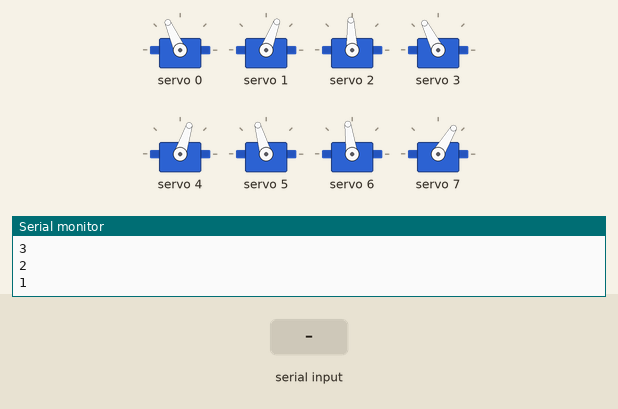
A sketch run on a simulated ESP32. Shown: 8 × servo, the last lines printed to the serial monitor. The test bench sets the inputs (shaded band).

Above: at 12.2 s.
12.3 s: "2" received over Serial
At 12.88 s:
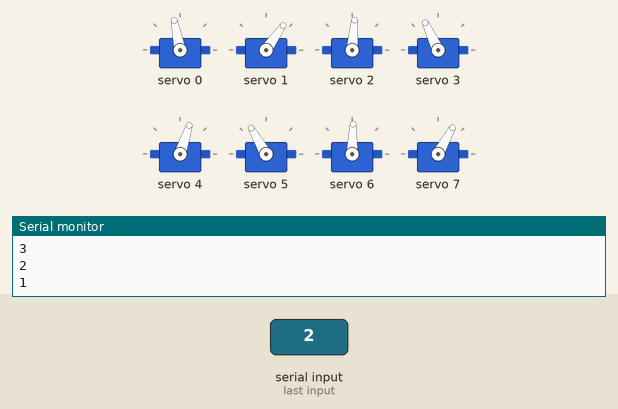
At 13.3 s:
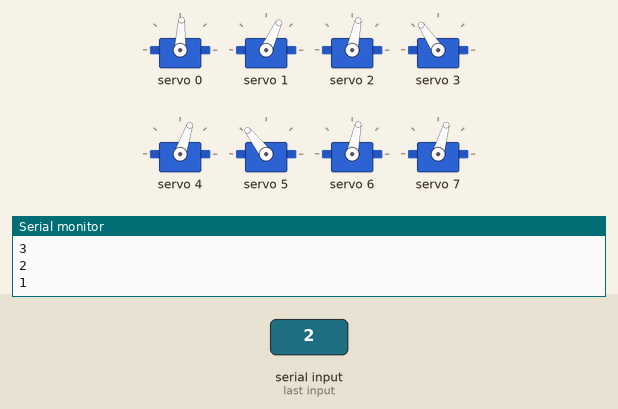
15.3 s: "1" received over Serial
18.3 s: "0" received over Serial
At 19.3 s:
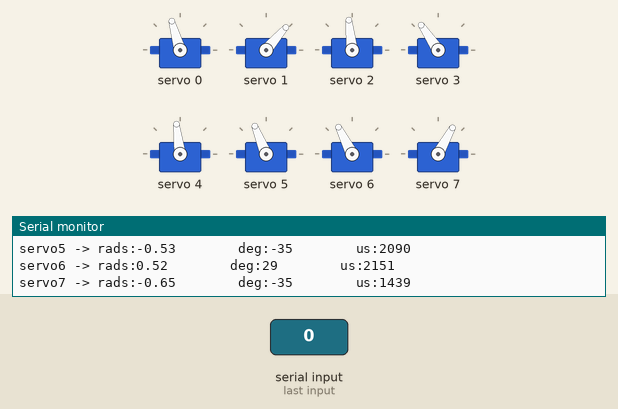
Timing chart, 0 to 21.3 s (numbered marks = the images above; inputs shaded):
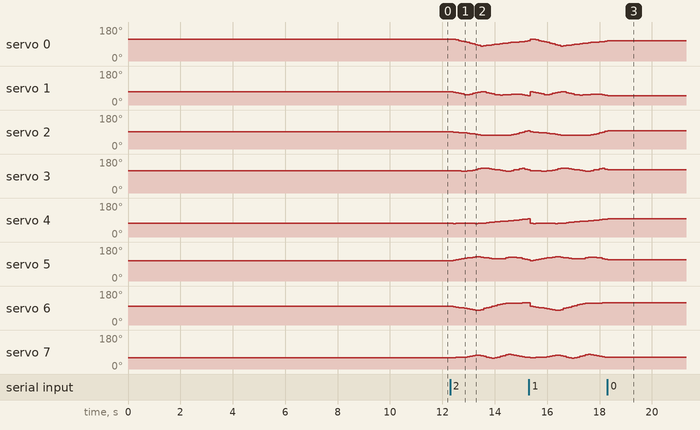

Measured:
- after the input at 12.3 s, servo 0: 114° → 112° after 0.22 s, → 108° 0.11 s later, → 105° 0.11 s later, → 101° 0.11 s later, … (27 changes in this stretch); servo 1: 69° → 68° after 0.11 s, → 66° 0.11 s later, → 62° 0.10 s later, → 59° 0.11 s later, … (26 changes in this stretch)
- after the input at 18.3 s, servo 0: goes on until 18.3 s, then stays 106°; servo 1: goes on until 18.3 s, then stays 49°; servo 2: goes on until 18.3 s, then stays 96°; servo 3: goes on until 18.3 s, then stays 124°; servo 4: goes on until 18.3 s, then stays 97°

The sketch:

3D_SS_18.ino
```cpp
// HOW TO:
// ------------------------------
// Serial input = 2 -> Steps through gait sequence once and stops at the end.
// Serial input = 1 -> Steps through gait sequence in a loop.
// Serial input = 0 -> Stops infinite loop at the node where it is at that moment

//Gait template
#include <Wire.h>
#include <Adafruit_PWMServoDriver.h>

Adafruit_PWMServoDriver pca9685 = Adafruit_PWMServoDriver();

#define SERVO_FREQ 300
#define SER0 0 //Hip 1
#define SER1 1 //Knee 1
#define SER2 2 //Hip 2
#define SER3 3 //Knee 2
#define SER4 4 //Hip 3
#define SER5 5 //Knee 3
#define SER6 6 //Hip 4
#define SER7 7 //Knee 4


// Insert servo angles here:
// For 3D gaits, these angles are obtained from linearisation.py
// For 2D gaits, these angles are obtained from 2D_trajectory_reader.py
float SS_servo0[] = {-0.51201453, -0.4972617 , -0.43946054, -0.36101674, -0.28048318, -0.20571929, -0.10557714, -0.00559533,  0.0824946 ,  0.17428616,  0.27813152,  0.35520343,  0.34314702,  0.27884627,  0.23353361,  0.18820004,  0.13430943,  0.08875551,  0.03764917, -0.00169566, -0.05047771, -0.08874081, -0.10766026, -0.13564546, -0.16439621, -0.19138088, -0.23317046, -0.28545971, -0.32683889, -0.37911666, -0.43356082, -0.48684993, -0.51850305, -0.52419959, -0.52318405, -0.52301836, -0.52302949, -0.51957963, -0.52703934, -0.52523695, -0.5135011 , -0.50966788};
float SS_servo1[] = {0.45210533, 0.45885161, 0.52882517, 0.61268874, 0.69652035, 0.78668762, 0.79213662, 0.7190138 , 0.63957433, 0.55772759, 0.49697909, 0.42856197, 0.44712999, 0.55363938, 0.62522117, 0.68966598, 0.77184704, 0.83265837, 0.86190738, 0.84717177, 0.83225111, 0.80018932, 0.7394567 , 0.73279749, 0.74645393, 0.76501228, 0.81527334, 0.88274821, 0.93014117, 0.99272391, 1.06037499, 1.13488629, 1.14606099, 1.08256189, 1.0081585 , 0.93233548, 0.85387691, 0.77792516, 0.70762715, 0.63019472, 0.54398311, 0.46922271};
float SS_servo2[] = {-0.07697887, -0.1119401 , -0.15887116, -0.18173411, -0.20620854, -0.23223066, -0.26494916, -0.30771429, -0.35648947, -0.41357885, -0.4709293 , -0.51410066, -0.52293357, -0.51780698, -0.51477197, -0.50482291, -0.5024057 , -0.50108686, -0.49688568, -0.49833107, -0.51276861, -0.50737759, -0.45877001, -0.39533019, -0.31236796, -0.22779355, -0.14489096, -0.05554693,  0.0330424 ,  0.11877574,  0.20925382,  0.28934064,  0.30861711,  0.27259979,  0.2225825 ,  0.18179631,  0.13174708,  0.10216603,  0.02975433, -0.02090152, -0.03994831, -0.0600972 };
float SS_servo3[] = {0.49188964, 0.50139553, 0.51601849, 0.49102045, 0.47491333, 0.47012353, 0.49072712, 0.53482867, 0.5928332 , 0.67074408, 0.77699586, 0.87181143, 0.8749186 , 0.83627965, 0.79900939, 0.74178429, 0.69618467, 0.65281156, 0.58606529, 0.5123423 , 0.45369195, 0.46665711, 0.54204237, 0.61489794, 0.69569995, 0.77875172, 0.83127561, 0.76236355, 0.68180242, 0.59888495, 0.52136648, 0.46211418, 0.39179089, 0.39576369, 0.43203685, 0.44714421, 0.47679825, 0.46614959, 0.52610008, 0.55063229, 0.51746636, 0.48635672};
float SS_servo4[] = { 0.51945452,  0.52373201,  0.52080167,  0.52031525,  0.51984387,  0.52224346,  0.52341079,  0.52046678,  0.52035937,  0.52431766,  0.52163079,  0.49848377,  0.46089873,  0.42474756,  0.39512126,  0.35629646,  0.32541024,  0.29998733,  0.26934953,  0.25221074,  0.2407771 ,  0.22119942,  0.18321774,  0.12843325,  0.08922296,  0.05813597,  0.00938937, -0.04911751, -0.10429729, -0.16708545, -0.21408344, -0.17509593, -0.09166678, -0.00832134,  0.07498433,  0.14970949,  0.21457466,  0.27270725,  0.33506849,  0.41548376,  0.499019  ,  0.52067727};
float SS_servo5[] = {-0.47243659, -0.53976543, -0.61116836, -0.67974153, -0.74550946, -0.81121835, -0.86400319, -0.90747528, -0.9547646 , -1.00427259, -1.01741313, -0.96268908, -0.8955486 , -0.84989635, -0.81628668, -0.77062046, -0.74360507, -0.72845543, -0.72946435, -0.77907255, -0.85817669, -0.92835797, -0.95782784, -0.9119283 , -0.87659297, -0.84913864, -0.78675168, -0.70468766, -0.62364132, -0.53351747, -0.48039664, -0.56945054, -0.6566285 , -0.74257641, -0.82143664, -0.89950282, -0.94052229, -0.87437287, -0.79899532, -0.71568485, -0.6148852 , -0.47227863};
float SS_servo6[] = { 0.12868616,  0.09211754,  0.04487938,  0.00413839, -0.03401935, -0.07299875, -0.12202541, -0.17891825, -0.23406071, -0.28819826, -0.28666168, -0.20223087, -0.10459076, -0.01383553,  0.07689433,  0.14766257,  0.21130227,  0.28748823,  0.36357091,  0.43153263,  0.48404577,  0.50198413,  0.49237361,  0.4875036 ,  0.49540096,  0.50483152,  0.5142386 ,  0.52286645,  0.52155838,  0.5187278 ,  0.52944746,  0.50163946,  0.44355037,  0.38629395,  0.35424976,  0.32231732,  0.28722748,  0.27943905,  0.23131673,  0.20043954,  0.18537107,  0.14934106};
float SS_servo7[] = {-0.6558204 , -0.64116927, -0.62734436, -0.61915636, -0.61124465, -0.5934412 , -0.54621704, -0.47156683, -0.39725908, -0.32054216, -0.32714484, -0.40329   , -0.48488998, -0.56615586, -0.6485144 , -0.68277427, -0.6392757 , -0.56417406, -0.48403629, -0.40366783, -0.29666116, -0.24094202, -0.28800788, -0.34172118, -0.40257939, -0.45919107, -0.51434233, -0.57262684, -0.61205855, -0.65430136, -0.72123601, -0.70267479, -0.62949883, -0.57576054, -0.57277614, -0.5719602 , -0.57019217, -0.61704949, -0.60408508, -0.61912057, -0.6593142 , -0.66551315};

int node=0;
int first=0;
int input=0;
int end_time=0;
int time_step=100000;
int steps = sizeof(SS_servo0)/sizeof(SS_servo0[0]);
int one_print = 0;

// -------------------Joint configurations-------------------
int servo0=0;
int servo0_deg=0;
int servo1=0;
int servo1_deg=0;
int servo2=0;
int servo2_deg=0;
int servo3=0;
int servo3_deg=0;
int servo4=0;
int servo4_deg=0;
int servo5=0;
int servo5_deg=0;
int servo6=0;
int servo6_deg=0;
int servo7=0;
int servo7_deg=0;

void setup() {
  Serial.begin(115200);
  pca9685.begin();

  pca9685.setOscillatorFrequency(27000000); //Value between 24MHz and 27MHz, tuned for this setup
  pca9685.setPWMFreq(SERVO_FREQ);
  delay (1000);

  servo0_deg=SS_servo0[0]/3.14159265*180;
  servo0=map(servo0_deg,-38,90,2200,1030);
  servo1_deg=SS_servo1[0]/3.14159265*180;
  servo1=map(servo1_deg,-90,90,2600,950);
  servo2_deg=SS_servo2[0]/3.14159265*180;
  servo2=map(servo2_deg,-38,90,1510,2730);
  servo3_deg=SS_servo3[0]/3.14159265*180;
  servo3=map(servo3_deg,-90,90,1100,2700);
  servo4_deg=SS_servo4[0]/3.14159265*180;
  servo4=map(servo4_deg,-90,38,2700,1500);
  servo5_deg=SS_servo5[0]/3.14159265*180;
  servo5=map(servo5_deg,-90,90,2600,930);
  servo6_deg=SS_servo6[0]/3.14159265*180;
  servo6=map(servo6_deg,-90,38,850,2250);
  servo7_deg=SS_servo7[0]/3.14159265*180;
  servo7=map(servo7_deg,-90,90,920,2620);

  pca9685.setPWM(SER0,0,servo0);
  pca9685.setPWM(SER1,0,servo1);
  pca9685.setPWM(SER2,0,servo2);
  pca9685.setPWM(SER3,0,servo3);
  pca9685.setPWM(SER4,0,servo4);
  pca9685.setPWM(SER5,0,servo5);
  pca9685.setPWM(SER6,0,servo6);
  pca9685.setPWM(SER7,0,servo7);

  Serial.print("Node:");
  Serial.println(node);
  Serial.print("servo0 -> rads:");
  Serial.print(SS_servo0[node]);
  Serial.print("        deg:");
  Serial.print(servo0_deg);
  Serial.print("        us:");
  Serial.println(servo0);
  Serial.print("servo1 -> rads:");
  Serial.print(SS_servo1[node]);
  Serial.print("        deg:");
  Serial.print(servo1_deg);
  Serial.print("        us:");
  Serial.println(servo1);
  Serial.print("servo2 -> rads:");
  Serial.print(SS_servo2[node]);
  Serial.print("        deg:");
  Serial.print(servo2_deg);
  Serial.print("        us:");
  Serial.println(servo2);
  Serial.print("servo3 -> rads:");
  Serial.print(SS_servo3[node]);
  Serial.print("        deg:");
  Serial.print(servo3_deg);
  Serial.print("        us:");
  Serial.println(servo3);
  Serial.print("servo4 -> rads:");
  Serial.print(SS_servo4[node]);
  Serial.print("        deg:");
  Serial.print(servo4_deg);
  Serial.print("        us:");
  Serial.println(servo4);
  Serial.print("servo5 -> rads:");
  Serial.print(SS_servo5[node]);
  Serial.print("        deg:");
  Serial.print(servo5_deg);
  Serial.print("        us:");
  Serial.println(servo5);
  Serial.print("servo6 -> rads:");
  Serial.print(SS_servo6[node]);
  Serial.print("        deg:");
  Serial.print(servo6_deg);
  Serial.print("        us:");
  Serial.println(servo6);
  Serial.print("servo7 -> rads:");
  Serial.print(SS_servo7[node]);
  Serial.print("        deg:");
  Serial.print(servo7_deg);
  Serial.print("        us:");
  Serial.println(servo7);

  Serial.println("10");
  delay(1000);
  Serial.println("9");
  delay(1000);
  Serial.println("8");
  delay(1000);
  Serial.println("7");
  delay(1000);
  Serial.println("6");
  delay(1000);
  Serial.println("5");
  delay(1000);
  Serial.println("4");
  delay(1000);
  Serial.println("3");
  delay(1000);
  Serial.println("2");
  delay(1000);
  Serial.println("1");
  delay(1000);

}

void loop()
{
  if(Serial.available()>0)
  {
    first=Serial.read();
    if(first=='2')
    {
      input=2;
      node=0;
      one_print=1;
    }
    if(first=='1')
    {
      input=1;
      node=0;
      one_print=1;
    }
    if(first=='0')
    {
      input=0;
    }
  }
  if(input==1 or input==2)
  {
      if(esp_timer_get_time()>=end_time)
      {
        servo0_deg=SS_servo0[node]/3.14159265*180;
        servo0=map(servo0_deg,-38,90,2200,1030);
        servo1_deg=SS_servo1[node]/3.14159265*180;
        servo1=map(servo1_deg,-90,90,2600,950);
        servo2_deg=SS_servo2[node]/3.14159265*180;
        servo2=map(servo2_deg,-38,90,1510,2730);
        servo3_deg=SS_servo3[node]/3.14159265*180;
        servo3=map(servo3_deg,-90,90,1100,2700);
        servo4_deg=SS_servo4[node]/3.14159265*180;
        servo4=map(servo4_deg,-90,38,2700,1500);
        servo5_deg=SS_servo5[node]/3.14159265*180;
        servo5=map(servo5_deg,-90,90,2600,930);
        servo6_deg=SS_servo6[node]/3.14159265*180;
        servo6=map(servo6_deg,-90,38,850,2250);
        servo7_deg=SS_servo7[node]/3.14159265*180;
        servo7=map(servo7_deg,-90,90,920,2620);

        pca9685.setPWM(SER0,0,servo0);
        pca9685.setPWM(SER1,0,servo1);
        pca9685.setPWM(SER2,0,servo2);
        pca9685.setPWM(SER3,0,servo3);
        pca9685.setPWM(SER4,0,servo4);
        pca9685.setPWM(SER5,0,servo5);
        pca9685.setPWM(SER6,0,servo6);
        pca9685.setPWM(SER7,0,servo7);

        node+=1;
        if(node>=steps and input==1)
        {
          Serial.print("Input:");
          Serial.println(input);
          node=0;
        }
        if(node>=steps and input==2)
        {
          Serial.print("Input:");
          Serial.println(input);
          input=0;
        }
         end_time=esp_timer_get_time()+time_step;
      }
   }

  if(input == 0)
  {
        pca9685.setPWM(SER0,0,servo0);
        pca9685.setPWM(SER1,0,servo1);
        pca9685.setPWM(SER2,0,servo2);
        pca9685.setPWM(SER3,0,servo3);
        pca9685.setPWM(SER4,0,servo4);
        pca9685.setPWM(SER5,0,servo5);
        pca9685.setPWM(SER6,0,servo6);
        pca9685.setPWM(SER7,0,servo7);

        if(one_print==1)
        {
          Serial.print("Input:");
          Serial.println(input);
          Serial.print("Node:");
          Serial.println(node);
          Serial.print("servo0 -> rads:");
          Serial.print(SS_servo0[node]);
          Serial.print("        deg:");
          Serial.print(servo0_deg);
          Serial.print("        us:");
          Serial.println(servo0);
          Serial.print("servo1 -> rads:");
          Serial.print(SS_servo1[node]);
          Serial.print("        deg:");
          Serial.print(servo1_deg);
          Serial.print("        us:");
          Serial.println(servo1);
          Serial.print("servo2 -> rads:");
          Serial.print(SS_servo2[node]);
          Serial.print("        deg:");
          Serial.print(servo2_deg);
          Serial.print("        us:");
          Serial.println(servo2);
          Serial.print("servo3 -> rads:");
          Serial.print(SS_servo3[node]);
          Serial.print("        deg:");
          Serial.print(servo3_deg);
          Serial.print("        us:");
          Serial.println(servo3);
          Serial.print("servo4 -> rads:");
          Serial.print(SS_servo4[node]);
          Serial.print("        deg:");
          Serial.print(servo4_deg);
          Serial.print("        us:");
          Serial.println(servo4);
          Serial.print("servo5 -> rads:");
          Serial.print(SS_servo5[node]);
          Serial.print("        deg:");
          Serial.print(servo5_deg);
          Serial.print("        us:");
          Serial.println(servo5);
          Serial.print("servo6 -> rads:");
          Serial.print(SS_servo6[node]);
          Serial.print("        deg:");
          Serial.print(servo6_deg);
          Serial.print("        us:");
          Serial.println(servo6);
          Serial.print("servo7 -> rads:");
          Serial.print(SS_servo7[node]);
          Serial.print("        deg:");
          Serial.print(servo7_deg);
          Serial.print("        us:");
          Serial.println(servo7);
          one_print=0;
        }

  }
}
```
